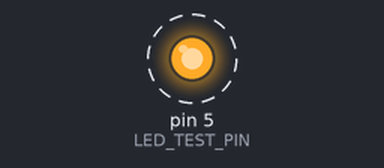
Bench run of a sketch on a simulated Arduino Uno, built with avr-gcc and run on an emulated ATmega328P. On the bench: output pins drawn as LEDs (lit = HIGH). Dashed ring = blinking.

Above: at 0.5 s.
Timing chart, 0 to 4.6 s (numbered marks = the images above):
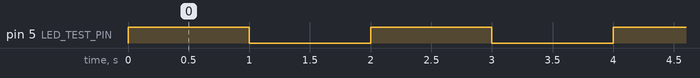

Measured:
- by itself, pin 5 (LED_TEST_PIN): alternates HIGH for 1.0 s and LOW for 1.0 s

The sketch:

D5_LED_Test.ino
```cpp
#define LED_TEST_PIN 5

void setup() {
  pinMode(LED_TEST_PIN, OUTPUT);
}

void loop() {
  digitalWrite(LED_TEST_PIN, HIGH);
  delay(1000);
  digitalWrite(LED_TEST_PIN, LOW);
  delay(1000);
}
```
